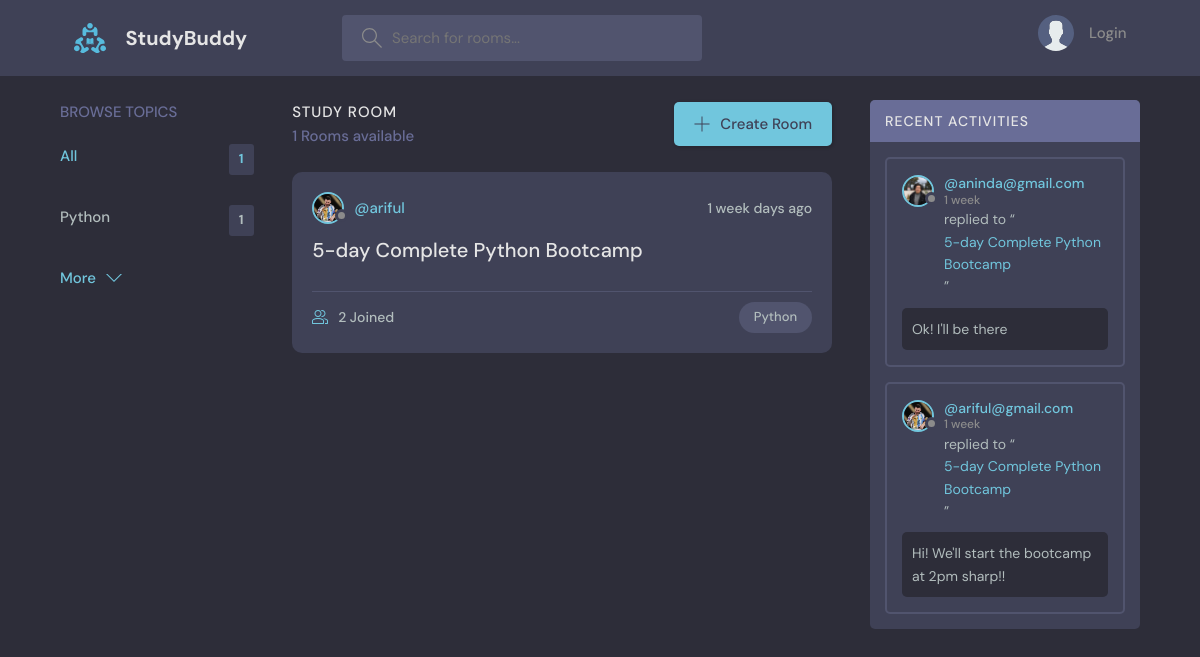
The page / on the database its author committed.
### playground/models.py (models this page shows, shortened)
class Topic(models.Model):
    name = models.CharField(max_length=200)

class Room(models.Model):
    host = models.ForeignKey(User, on_delete=models.SET_NULL, null=True)
    topic = models.ForeignKey(Topic, on_delete=models.SET_NULL, null=True)
    name = models.CharField(max_length=200)
    description = models.TextField(null=True, blank=True)
    participants = models.ManyToManyField(User, related_name='participants', blank=True)
    updated = models.DateTimeField(auto_now=True)
    created = models.DateTimeField(auto_now_add=True)
    class Meta:
        ordering = ['-updated','-created']
    def __str__(self):
        return self.name

class User(AbstractUser):
    name = models.CharField(max_length=200, null=True)
    email = models.EmailField(unique=True,null=True)
    bio = models.TextField(null=True)
    avatar = models.ImageField(null=True, default="avatar.svg")
    USERNAME_FIELD = 'email'
    REQUIRED_FIELDS = []

class Message(models.Model):
    user = models.ForeignKey(User,on_delete=models.CASCADE)
    room = models.ForeignKey(Room, on_delete=models.CASCADE)
    body = models.TextField()
    updated = models.DateTimeField(auto_now=True)
    created = models.DateTimeField(auto_now_add=True)
    class Meta:
        ordering = ['-updated','-created']
    def __str__(self) :
        return self.body[0:50]

### playground/views.py (the view)
# urls.py: path('',views.home, name="home"),
def home(request):
    q = request.GET.get('q') if request.GET.get('q') != None else ''
    rooms = Room.objects.filter(
        Q(topic__name__icontains=q) |
        Q(name__icontains=q) |
        Q(description__icontains=q))
    topics = Topic.objects.all()[0:5]
    room_count = rooms.count()
    room_messages = Message.objects.filter(Q(room__topic__name__icontains = q))# | Q(room__name__icontains = q))
    context = {'rooms':rooms,'topics':topics,'room_count':room_count,'room_messages':room_messages}
    return render(request, 'playground/home.html',context)

### playground/templates/playground/home.html (shortened to what this page needs)
{% extends 'main.html' %}
{% block content %}
<main class="layout layout--3">
  <div class="container">
        {% include 'playground/topics_component.html' %}
        <div class="roomList">
          <div class="roomList__header">
            <div>
              <h2>Study Room</h2>
              <p>{{room_count}} Rooms available</p>
            </div>
            <a class="btn btn--main" href="{% url 'create-room' %}">
              <svg version="1.1" xmlns="http://www.w3.org/2000/svg" width="32" height="32" viewBox="0 0 32 32">
                <title>add</title>
                <path
                  d="M16.943 0.943h-1.885v14.115h-14.115v1.885h14.115v14.115h1.885v-14.115h14.115v-1.885h-14.115v-14.115z"
                ></path>
              </svg>
              Create Room
            </a>
          </div>
          {% include 'playground/feed_component.html' %}
        </div>
        {% include 'playground/activity_component.html' %}
  </div>
</main>
{% endblock %}

### playground/templates/playground/topics_component.html
<div class="topics">
    <div class="topics__header">
      <h2>Browse Topics</h2>
    </div>
    <ul class="topics__list">
      <li>
        <a href="{% url 'home' %}" class="active">All <span>{{topics.count}}</span></a>
      </li>
      {% for topic in topics %}
      <li>
        <a href="{% url 'home' %}?q={{topic.name}}">{{topic.name}}<span>{{topic.room_set.all.count}}</span></a>
      </li>
      {% endfor %}
    </ul>
    <a class="btn btn--link" href="{% url 'topics' %}">
      More
      <svg version="1.1" xmlns="http://www.w3.org/2000/svg" width="32" height="32" viewBox="0 0 32 32">
        <title>chevron-down</title>
        <path d="M16 21l-13-13h-3l16 16 16-16h-3l-13 13z"></path>
      </svg>
    </a>
  </div>

### playground/templates/playground/feed_component.html (shortened to what this page needs)
{% for room in rooms %}
<div class="roomListRoom">
    <div class="roomListRoom__header">
      <a href="{% url 'user-profile' room.host.id %}" class="roomListRoom__author">
        <div class="avatar avatar--small">
          <img src="{{room.host.avatar.url}}" />
        </div>
        <span>@{{room.host.username}}</span>
      </a>
      <div class="roomListRoom__actions">
        <span>{{room.created|timesince}} days ago</span>
      </div>
    </div>
    <div class="roomListRoom__content">
      <a href="{% url 'room' room.id %}">{{room.name}}</a>
    </div>
    <div class="roomListRoom__meta">
      <a href="{% url 'room' room.id %}" class="roomListRoom__joined">
        {{room.participants.all.count}} Joined
      </a>
      <p class="roomListRoom__topic">{{room.topic.name}}</p>
    </div>
  </div>
{% endfor %}

### playground/templates/playground/activity_component.html (shortened to what this page needs)
<div class="activities">
    <div class="activities__header">
      <h2>Recent Activities</h2>
    </div>
    {% for message in room_messages %}
    <div class="activities__box">
      <div class="activities__boxHeader roomListRoom__header">
        <a href="{% url 'user-profile' message.user.id %}" class="roomListRoom__author">
          <div class="avatar avatar--small">
            <img src="{{message.user.avatar.url}}" />
          </div>
          <p>
            @{{message.user}}
            <span>{{message.created|timesince}}</span>
          </p>
        </a>
      </div>
      <div class="activities__boxContent">
        <p>replied to “<a href="{% url 'room' message.room.id %}">{{message.room}}</a>”</p>
        <div class="activities__boxRoomContent">
            <p>{{message}}</p>
        </div>
      </div>
    </div>
    {% endfor %}
  </div>

### rows shown on the page
Topic: name "Python", room_set.all.count "1"
Room: host.avatar (picture), host.username "ariful", created "1 week", name "5-day Complete Python Bootcamp", participants.all.count "2", topic.name "Python"
Message: user.avatar (picture), user "aninda@gmail.com", created "1 week", room "5-day Complete Python Bootcamp", body "Ok! I'll be there"
Message: user.avatar (picture), user "ariful@gmail.com", created "1 week", room "5-day Complete Python Bootcamp", body "Hi! We'll start the bootcamp at 2pm sharp!!"

### other values the page prints
{{ topics.count }} "1"
{{ room_count }} "1"
